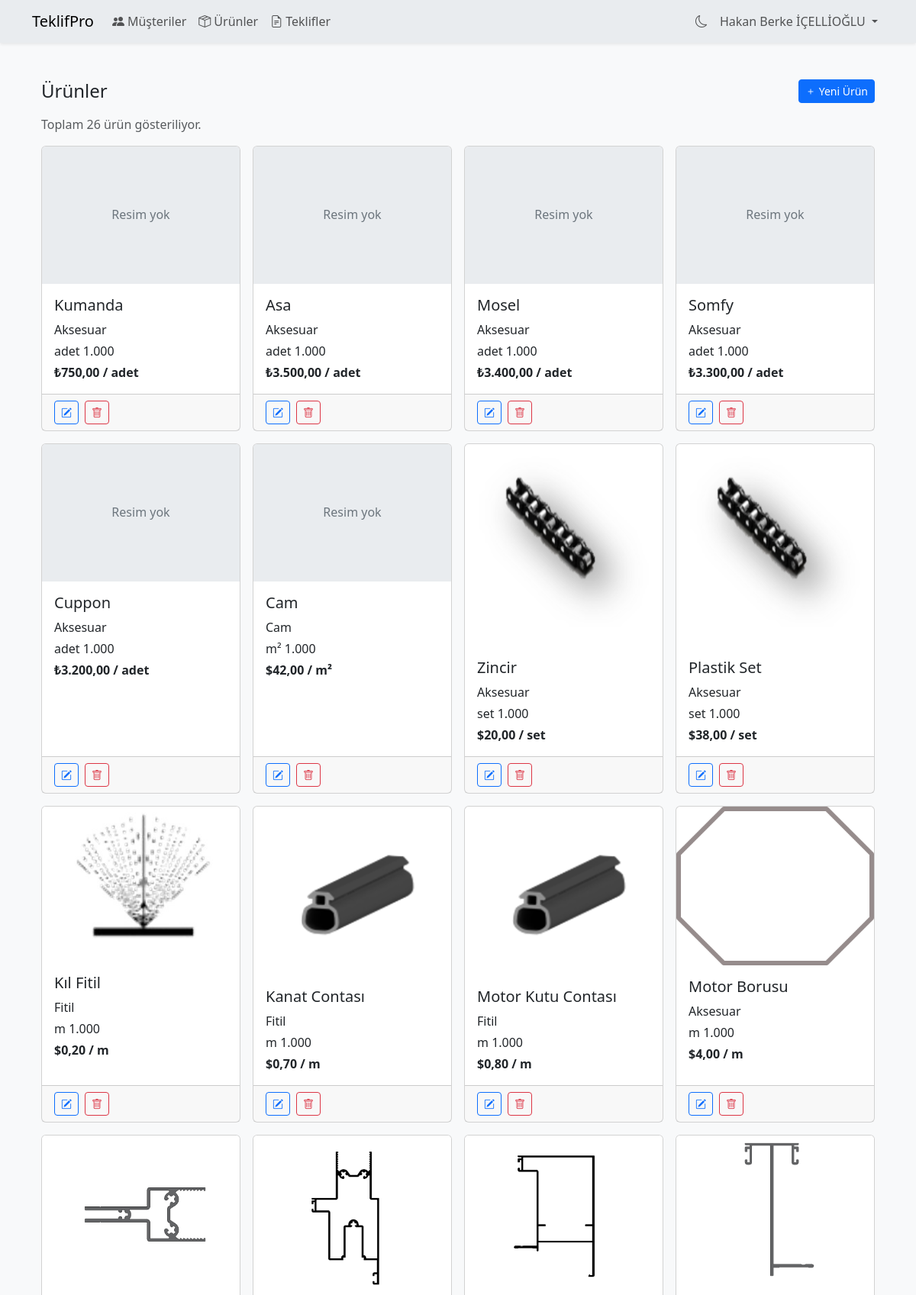
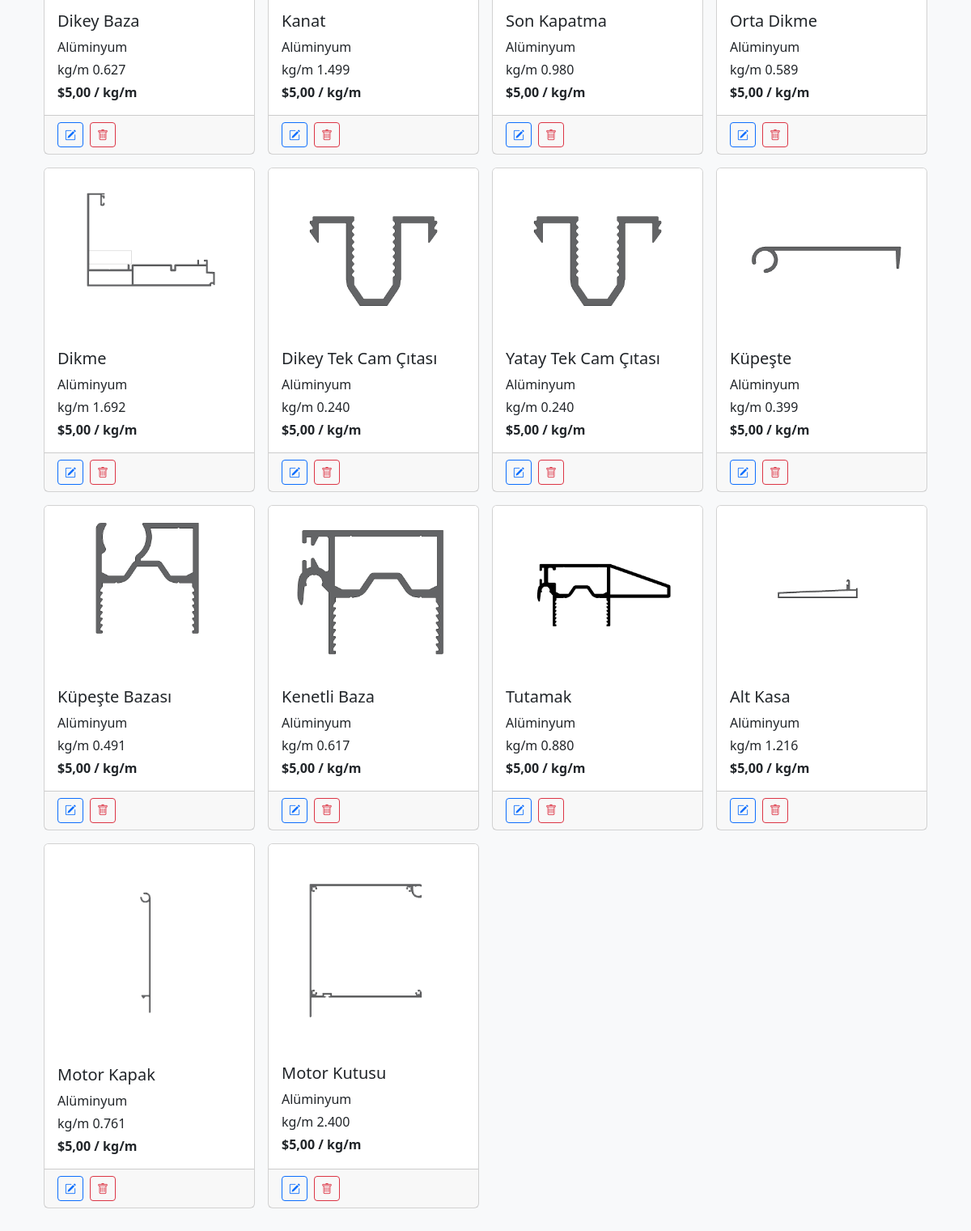
Screenshot of /products.php (signed in) with the database file from the repository (2 pictures, top to bottom).
### tables this page shows
CREATE TABLE `products` (
  `id` int(11) NOT NULL,
  `product_code` varchar(100) NOT NULL,
  `name` varchar(255) NOT NULL,
  `unit` varchar(50) DEFAULT NULL,
  `channel_count` tinyint(3) UNSIGNED DEFAULT NULL,
  `color` varchar(50) DEFAULT NULL,
  `image_data` longblob DEFAULT NULL,
  `image_mime` varchar(100) DEFAULT NULL,
  `image_url` text DEFAULT NULL,
  `description` text DEFAULT NULL,
  `unit_price` decimal(10,2) DEFAULT NULL,
  `weight_per_meter` decimal(10,3) DEFAULT NULL,
  `vat_rate` decimal(5,2) DEFAULT NULL,
  `category_id` int(11) DEFAULT NULL,
  `price_unit` enum('USD','EUR','TRY') NOT NULL DEFAULT 'TRY'
);

CREATE TABLE `categories` (
  `id` int(11) NOT NULL,
  `name` varchar(255) NOT NULL,
  `unit_type` enum('kg/m','adet','m','m²') NOT NULL
);

### products.php (the view, shortened to what this page needs)
<?php
require_once __DIR__ . '/config.php';
function e(?string $v): string
{
  return htmlspecialchars($v ?? '', ENT_QUOTES, 'UTF-8');
}
function formatPrice(float $price, string $currency = 'TRY'): string
{
  if (class_exists('NumberFormatter')) {
    $fmt = new NumberFormatter('tr_TR', NumberFormatter::CURRENCY);
    return $fmt->formatCurrency($price, $currency);
  }
  return number_format($price, 2, ',', '.') . ' ' . $currency;
}
$fields = 'p.id, p.product_code, p.name, p.category_id, c.name AS category, p.unit AS unit_type, p.channel_count, p.weight_per_meter AS unit_value, p.color, p.image_url, p.description, p.price_unit, p.unit_price, p.vat_rate';
$stmt = $pdo->query("SELECT $fields FROM products p LEFT JOIN categories c ON p.category_id = c.id ORDER BY p.id DESC");
$products = $stmt->fetchAll(PDO::FETCH_ASSOC);
$productCount = count($products);
require __DIR__ . '/header.php';
?>
<div class="container py-4">
  <div class="d-flex justify-content-between align-items-center mb-3">
    <h4 class="mb-0">Ürünler</h4>
    <?php if ($role === 'admin'): ?>
      <button type="button" class="btn btn-sm btn-primary" data-bs-toggle="modal" data-bs-target="#createModal"><i class="bi bi-plus"></i> Yeni Ürün</button>
    <?php endif; ?>
  </div>
  <p class="text-muted mb-3">Toplam <?= e($productCount) ?> ürün gösteriliyor.</p>
  <?php if (!$products): ?>
    <div class="alert alert-warning text-warning bg-warning bg-opacity-10 border-0" role="alert">
      <i class="bi bi-exclamation-triangle-fill me-2"></i>Henüz ürün bulunmamaktadır.
    </div>
  <?php else: ?>
    <div class="row row-cols-1 row-cols-sm-2 row-cols-md-3 row-cols-xl-4 g-3">
      <?php foreach ($products as $p): ?>
        <div class="col">
          <div class="card h-100">
            <?php if (!empty($p['image_url'])): ?>
              <img src="<?= e($p['image_url']) ?>" class="card-img-top" alt="<?= e($p['name']) ?>">
            <?php else: ?>
              <svg class="bd-placeholder-img card-img-top" width="100%" height="180" xmlns="http://www.w3.org/2000/svg" role="img" aria-label="Placeholder" preserveAspectRatio="xMidYMid slice" focusable="false">
                <rect width="100%" height="100%" fill="#e9ecef"></rect><text x="50%" y="50%" fill="#6c757d" dy=".3em" text-anchor="middle">Resim yok</text>
              </svg>
            <?php endif; ?>
            <div class="card-body">
              <h5 class="card-title"><?= e($p['name']) ?></h5>
              <?php if ($p['category']): ?>
                <p class="card-text mb-1"><?= e($p['category']) ?></p>
              <?php endif; ?>
              <?php if ($p['unit_type']): ?>
                <p class="card-text mb-1"><?= e($p['unit_type']) ?> <?= e($p['unit_value']) ?></p>
              <?php endif; ?>
              <p class="card-text fw-semibold">
                <?= e(formatPrice((float)$p['unit_price'], $p['price_unit'] ?? 'TRY')) ?>
                <?= $p['unit_type'] ? ' / ' . e($p['unit_type']) : '' ?>
              </p>
            </div>
            <?php if ($role === 'admin'): ?>
              <div class="card-footer d-flex gap-2">
                <button type="button" class="btn btn-sm btn-outline-primary" data-bs-toggle="modal" data-bs-target="#edit-<?= $p['id'] ?>"><i class="bi bi-pencil-square"></i></button>
                <form method="post" class="m-0" onsubmit="return confirm('Bu ürünü silmek istediğinizden emin misiniz?');">
                  <button type="submit" class="btn btn-sm btn-outline-danger"><i class="bi bi-trash"></i></button>
                </form>
              </div>
            <?php endif; ?>
          </div>
        </div>
      <?php endforeach; ?>
    </div>
  <?php endif; ?>
</div>
<?php require __DIR__ . '/footer.php'; ?>

### assets/app.css (style rules this page uses)
:root { --color-bg: #f8f9fa; --color-text: #212529; --color-primary: #0d6efd; --color-secondary: #6c757d; --color-danger: #dc3545; --radius: .5rem; --shadow: 0 .125rem .25rem rgba(0,0,0,.075); --spacer-1: .5rem; --spacer-2: .75rem; --spacer-3: 1rem; --spacer-4: 1.5rem; }
body { background: var(--color-bg); color: var(--color-text); }

### rows the page displays
products: shows "Resim yok", name "Kumanda", category.name "Aksesuar", unit "adet", weight_per_meter "1.000", unit_price+price_unit "₺750,00"
products: shows "Resim yok", name "Asa", category.name "Aksesuar", unit "adet", weight_per_meter "1.000", unit_price+price_unit "₺3.500,00"
products: shows "Resim yok", name "Mosel", category.name "Aksesuar", unit "adet", weight_per_meter "1.000", unit_price+price_unit "₺3.400,00"
products: shows "Resim yok", name "Somfy", category.name "Aksesuar", unit "adet", weight_per_meter "1.000", unit_price+price_unit "₺3.300,00"
products: shows "Resim yok", name "Cuppon", category.name "Aksesuar", unit "adet", weight_per_meter "1.000", unit_price+price_unit "₺3.200,00"
products: shows "Resim yok", name "Cam", category.name "Cam", unit "m²", weight_per_meter "1.000", unit_price+price_unit "$42,00"
products: image_url (picture), name "Zincir", category.name "Aksesuar", unit "set", weight_per_meter "1.000", unit_price+price_unit "$20,00"
products: image_url (picture), name "Plastik Set", category.name "Aksesuar", unit "set", weight_per_meter "1.000", unit_price+price_unit "$38,00"
products: image_url (picture), name "Kıl Fitil", category.name "Fitil", unit "m", weight_per_meter "1.000", unit_price+price_unit "$0,20"
products: image_url (picture), name "Kanat Contası", category.name "Fitil", unit "m", weight_per_meter "1.000", unit_price+price_unit "$0,70"
products: image_url (picture), name "Motor Kutu Contası", category.name "Fitil", unit "m", weight_per_meter "1.000", unit_price+price_unit "$0,80"
products: image_url (picture), name "Motor Borusu", category.name "Aksesuar", unit "m", weight_per_meter "1.000", unit_price+price_unit "$4,00"
products: image_url (picture), name "Dikey Baza", category.name "Alüminyum", unit "kg/m", weight_per_meter "0.627", unit_price+price_unit "$5,00"
products: image_url (picture), name "Kanat", category.name "Alüminyum", unit "kg/m", weight_per_meter "1.499", unit_price+price_unit "$5,00"
products: image_url (picture), name "Son Kapatma", category.name "Alüminyum", unit "kg/m", weight_per_meter "0.980", unit_price+price_unit "$5,00"
products: image_url (picture), name "Orta Dikme", category.name "Alüminyum", unit "kg/m", weight_per_meter "0.589", unit_price+price_unit "$5,00"
products: image_url (picture), name "Dikme", category.name "Alüminyum", unit "kg/m", weight_per_meter "1.692", unit_price+price_unit "$5,00"
products: image_url (picture), name "Dikey Tek Cam Çıtası", category.name "Alüminyum", unit "kg/m", weight_per_meter "0.240", unit_price+price_unit "$5,00"
products: image_url (picture), name "Yatay Tek Cam Çıtası", category.name "Alüminyum", unit "kg/m", weight_per_meter "0.240", unit_price+price_unit "$5,00"
products: image_url (picture), name "Küpeşte", category.name "Alüminyum", unit "kg/m", weight_per_meter "0.399", unit_price+price_unit "$5,00"
products: image_url (picture), name "Küpeşte Bazası", category.name "Alüminyum", unit "kg/m", weight_per_meter "0.491", unit_price+price_unit "$5,00"
products: image_url (picture), name "Kenetli Baza", category.name "Alüminyum", unit "kg/m", weight_per_meter "0.617", unit_price+price_unit "$5,00"
products: image_url (picture), name "Tutamak", category.name "Alüminyum", unit "kg/m", weight_per_meter "0.880", unit_price+price_unit "$5,00"
products: image_url (picture), name "Alt Kasa", category.name "Alüminyum", unit "kg/m", weight_per_meter "1.216", unit_price+price_unit "$5,00"
products: image_url (picture), name "Motor Kapak", category.name "Alüminyum", unit "kg/m", weight_per_meter "0.761", unit_price+price_unit "$5,00"
products: image_url (picture), name "Motor Kutusu", category.name "Alüminyum", unit "kg/m", weight_per_meter "2.400", unit_price+price_unit "$5,00"

### other values shown
$userName "Hakan Berke İÇELLİOĞLU"
$productCount "26"
